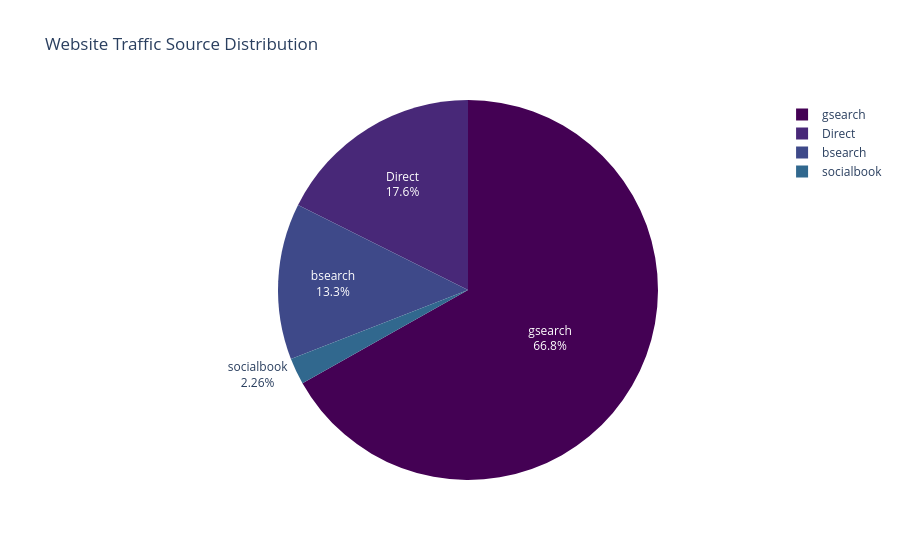

Write notebook code for a chart like this one.
### Markdown cell above
3. Website Traffic Source Distribution

### Code cell
import plotly.express as px

traffic_source = (
    sessions['utm_source']
    .value_counts()
    .reset_index()
)

traffic_source.columns = ['Source', 'Sessions']

fig = px.pie(
    traffic_source,
    values='Sessions',
    names='Source',
    title='Website Traffic Source Distribution',
    color_discrete_sequence=px.colors.sequential.Viridis
)

fig.update_traces(
    textinfo='percent+label'
)

fig.show()

### Figure 1 — Plotly figure (JSON) as saved in the notebook; plotly's stock layout.template omitted (floating-point values rounded to 4 significant figures)
{"data": [{"domain": {"x": [0, 1], "y": [0, 1]}, "hovertemplate": "Source=%{label}<br>Sessions=%{value}<extra></extra>", "labels": ["gsearch", "Direct", "bsearch", "socialbook"], "legendgroup": "", "name": "", "showlegend": true, "textinfo": "percent+label", "type": "pie", "values": [316035, 83328, 62823, 10685]}], "layout": {"legend": {"tracegroupgap": 0}, "piecolorway": ["#440154", "#482878", "#3e4989", "#31688e", "#26828e", "#1f9e89", "#35b779", "#6ece58", "#b5de2b", "#fde725"], "title": {"text": "Website Traffic Source Distribution"}}}
